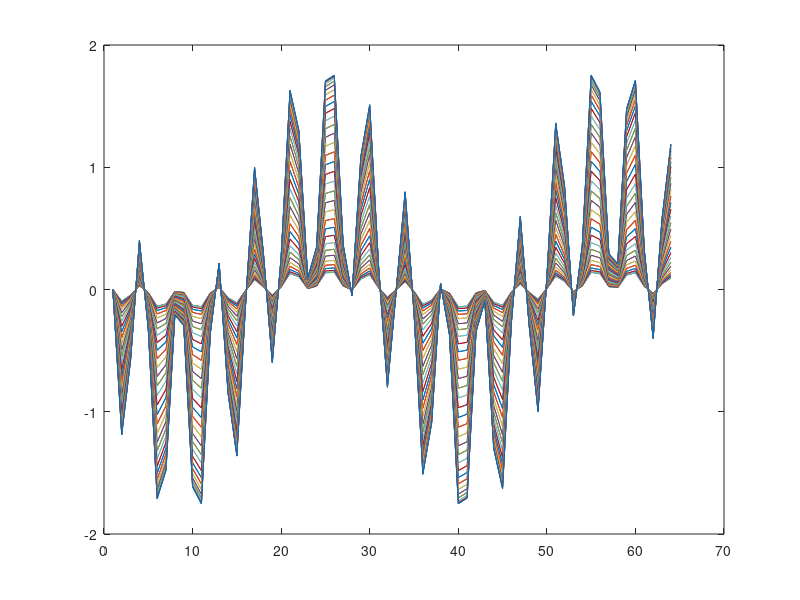

The MATLAB script that drew this image:
clear all;
function ret = func(t)
    ret = sin(30 * pi * t / 64) + sin(4 * pi * t / 64);
    endfunction
t = linspace(0, 63, 64);
valuesC = func(t);
plot(t, valuesC) 
fourier = fftshift(fft(valuesC));
filtered = fourier' .* hamming(64)';
fourierResult = fftshift(filtered);
plot(real(ifft(fourierResult)))
